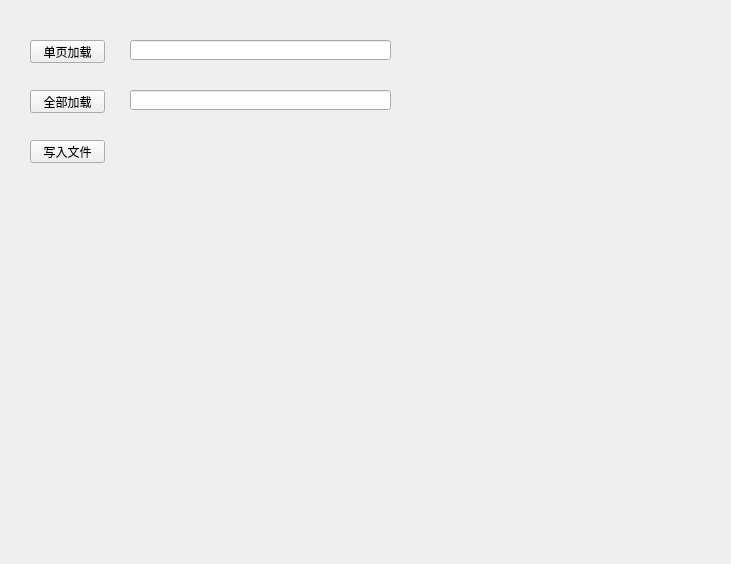
<?xml version="1.0" encoding="UTF-8"?>
<ui version="4.0">
 <class>Widget</class>
 <widget class="QWidget" name="Widget">
  <property name="geometry">
   <rect>
    <x>0</x>
    <y>0</y>
    <width>731</width>
    <height>564</height>
   </rect>
  </property>
  <property name="windowTitle">
   <string>Widget</string>
  </property>
  <widget class="QPushButton" name="loadPage">
   <property name="geometry">
    <rect>
     <x>30</x>
     <y>40</y>
     <width>75</width>
     <height>23</height>
    </rect>
   </property>
   <property name="text">
    <string>单页加载</string>
   </property>
  </widget>
  <widget class="QLineEdit" name="loadTime">
   <property name="geometry">
    <rect>
     <x>130</x>
     <y>40</y>
     <width>261</width>
     <height>20</height>
    </rect>
   </property>
  </widget>
  <widget class="QPushButton" name="loadAll">
   <property name="geometry">
    <rect>
     <x>30</x>
     <y>90</y>
     <width>75</width>
     <height>23</height>
    </rect>
   </property>
   <property name="text">
    <string>全部加载</string>
   </property>
  </widget>
  <widget class="QLineEdit" name="loadAllTime">
   <property name="geometry">
    <rect>
     <x>130</x>
     <y>90</y>
     <width>261</width>
     <height>20</height>
    </rect>
   </property>
  </widget>
  <widget class="QPushButton" name="pushButton">
   <property name="geometry">
    <rect>
     <x>30</x>
     <y>140</y>
     <width>75</width>
     <height>23</height>
    </rect>
   </property>
   <property name="text">
    <string>写入文件</string>
   </property>
  </widget>
 </widget>
 <layoutdefault spacing="6" margin="11"/>
 <resources/>
 <connections/>
</ui>
